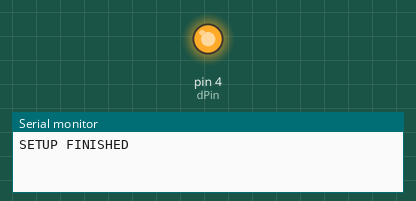
Bench run of a sketch on a simulated Arduino Uno, built with avr-gcc and run on an emulated ATmega328P. On the bench: output pins drawn as LEDs (lit = HIGH), the last lines printed to the serial monitor. At 38.0 s the program stops and its outputs stay as they are.

Above: at 7.0 s.
At 13.5 s:
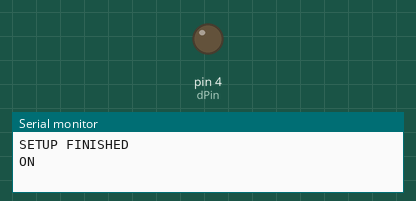
Timing chart, 0 to 31.9 s (numbered marks = the images above):
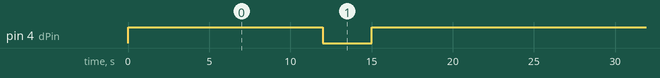

The sketch:

MOS_SWITCH_CAMERA.ino
```cpp
//FOR NMOS:
//Gate --- > PULLED UP with 33k
//Drain connected to Vcc (CAMERA INPUT) with 1k
//Drain will be output

int dPin = 4;
void setup() {
    Serial.begin(9600);
    pinMode(dPin, OUTPUT);
    digitalWrite(dPin,HIGH);
    delay(2000);
    Serial.println("SETUP FINISHED");
}

void loop() {

  delay(10000);

  //SWITCH ON/OFF
  Serial.println("ON");
    digitalWrite(13,HIGH);
    digitalWrite(dPin,LOW);
    delay(3000);
    digitalWrite(dPin,HIGH);

    delay(20000);

  //SWITCH OFF;
  Serial.println("OFF");
  digitalWrite(13,HIGH);
    digitalWrite(dPin,LOW);
    delay(3000);
    digitalWrite(dPin,HIGH);

//  digitalWrite(dPin,LOW);

  while(1){
    //
  }

}
```

Measured:
- by itself, pin 4 (dPin): alternates HIGH for 20.0 s and LOW for 3.0 s
